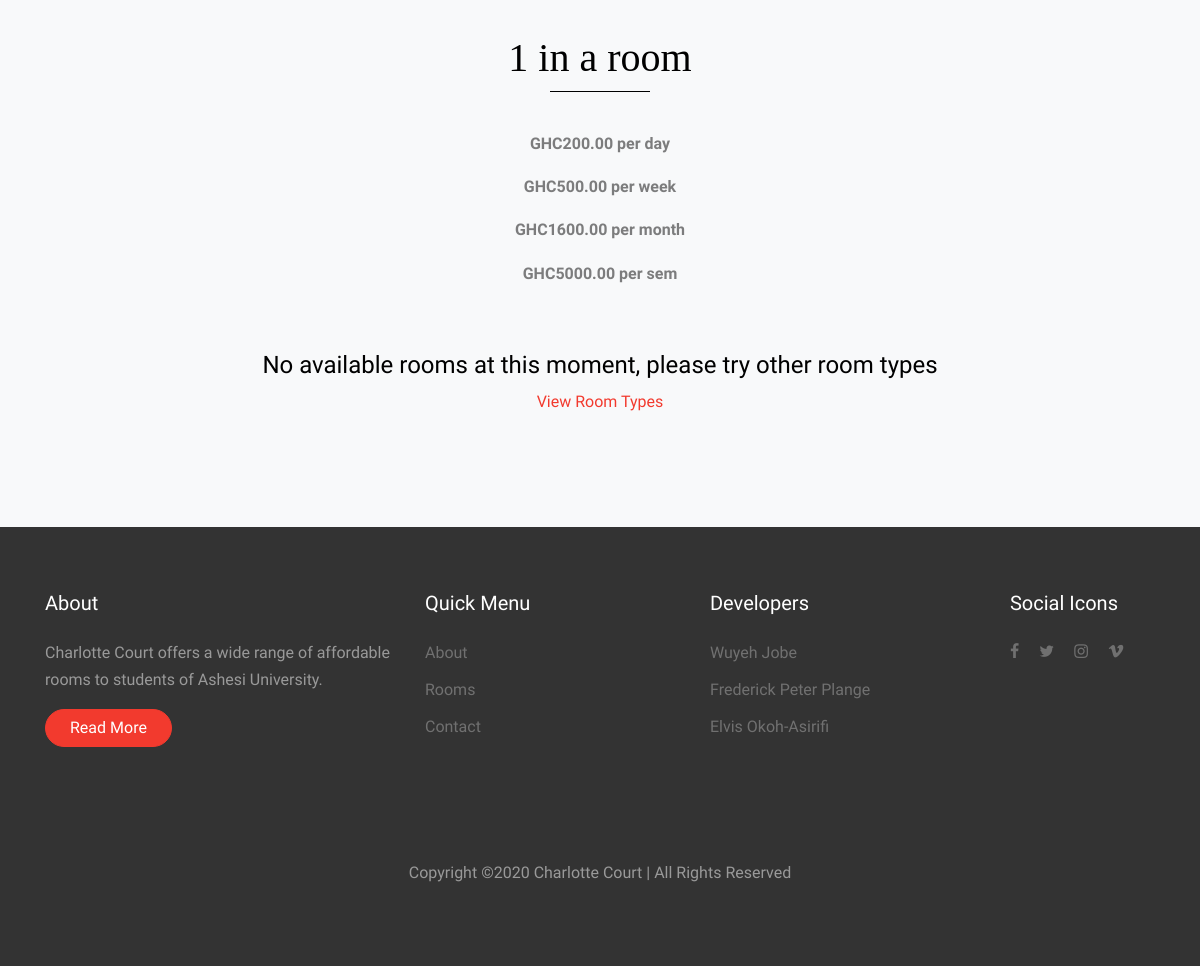
/hostel/rooms/4/ (lower part), run on an earlier commit of the app's database.
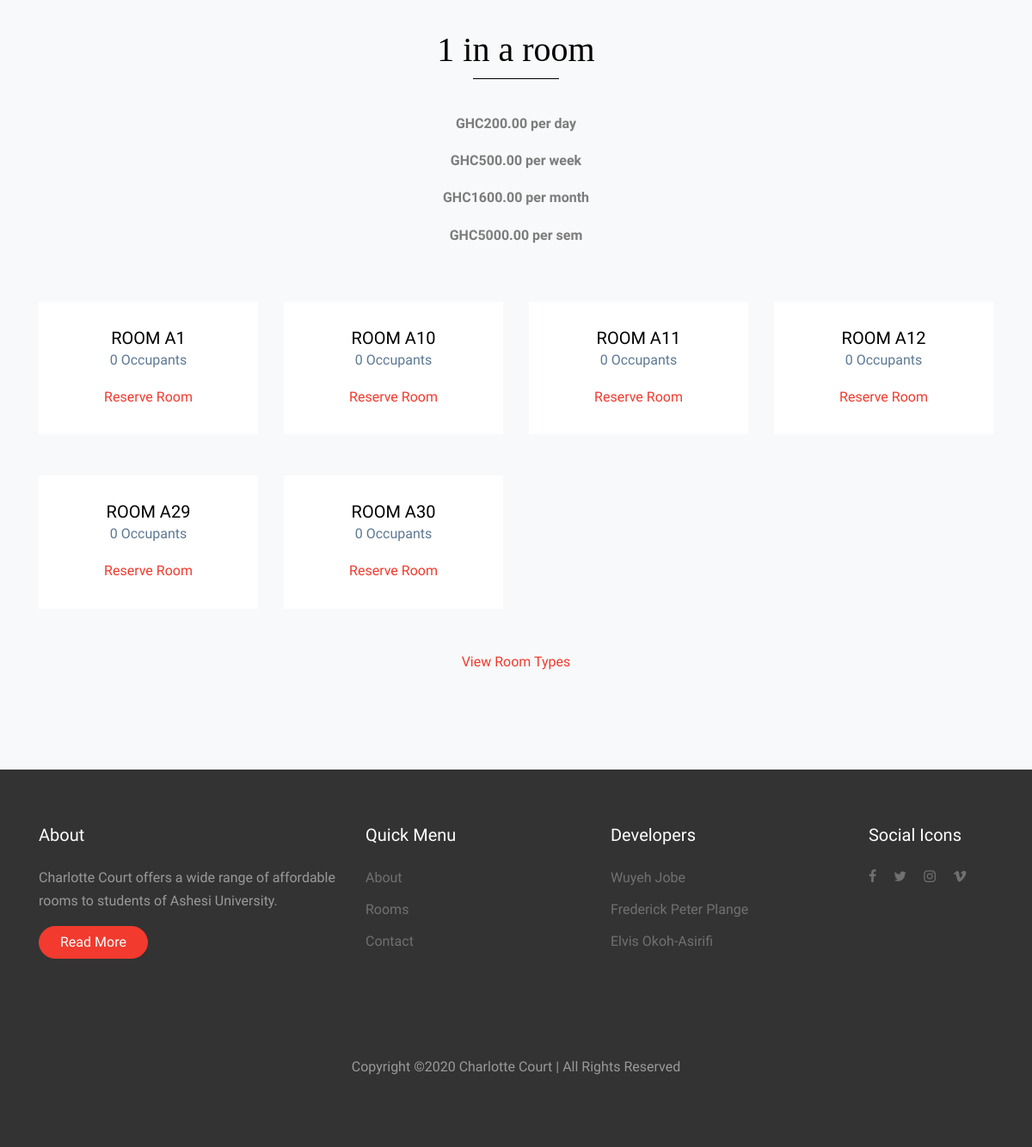
And on a later commit of the database.
### hostel/models.py (models this page shows, shortened)
class Room(models.Model):
    room_type = models.ForeignKey(Room_Type, related_name='rooms', on_delete=models.CASCADE)
    name = models.CharField(max_length=50, help_text='Name must be a maximum of 50 characters', unique=True)
    num_of_people = models.PositiveSmallIntegerField(default=0)
    status = models.CharField(max_length=30, default='Available') #full or available
    class Meta:
        ordering = ["name"]

### hostel/views.py (the view)
# urls.py: path('rooms/<int:room_type>/', views.AvailableRoomsView.as_view(), name="available_rooms"),
class AvailableRoomsView(ListView):
    model = Room
    context_object_name = 'rooms'
    template_name = 'rooms.html'
    paginate_by = 8
    def get_context_data(self, **kwargs):
        context = super(AvailableRoomsView, self).get_context_data(**kwargs)
        context['room_type'] = self.room_type
        return context
    def get_queryset(self):
        self.room_type = get_object_or_404(Room_Type, pk=self.kwargs.get('room_type'))
        queryset = self.room_type.rooms.order_by('num_of_people')
        return queryset.filter(num_of_people__lt=self.room_type.capacity)

### templates/rooms.html (shortened to what this page needs)
{% extends 'master.html' %}
{% block body %}
{% if room_types %}
<div class="site-section bg-light">
    <div class="container">
      <!-- <div class="row">
        <div class="col-md-6 mx-auto text-center mb-5 section-heading">
          <h2 class="mb-5">Our Room Types</h2>
        </div>
      </div> -->
      <div class="row">
        {% for room_type in room_types %}
        <div class="col-md-6 col-lg-3 mb-5">
          <div class="hotel-room text-center">
            <a href="{% url 'available_rooms' room_type.pk%}" class="d-block mb-0 thumbnail"><img src="/{{room_type.image1}}" alt="Image" class="img-fluid"></a>
            <div class="hotel-room-body">
              <h3 class="heading mb-0"><a href="{% url 'available_rooms' room_type.pk%}">{{ room_type.capacity }} in a room</a></h3>
              <p><strong class="price">GHC{{ room_type.price_per_sem }} / per sem</strong></p>
              <p><strong class="price">{{ room_type.count_available_rooms }} room{{room_type.count_available_rooms|pluralize}} available</strong></p>
              <a href="{% url 'available_rooms' room_type.pk%}">View Available Rooms</a>
            </div>
          </div>
        </div>
        {% endfor %}
      </div>
    </div>
  </div>
  {% else %}
<div class="site-section bg-light">
  <div class="container">
    <div class="row">
      <div class="col-md-6 mx-auto text-center mb-5 section-heading">
        <h2 class="mb-5">{{room_type.capacity}} in a room</h2>
        {% if room_type.price_per_day %}
        <p><strong class="price">GHC{{ room_type.price_per_day }} per day</strong></p>
        {% endif %}
        {% if room_type.price_per_week %}
        <p><strong class="price">GHC{{ room_type.price_per_week }} per week</strong></p>
        {% endif %}
        {% if room_type.price_per_month %}
        <p><strong class="price">GHC{{ room_type.price_per_month }} per month</strong></p>
        {% endif %}
        <p><strong class="price">GHC{{ room_type.price_per_sem }} per sem</strong></p>
      </div>
    </div>
    <div class="row">
    {% if rooms %}
      {% for room in rooms %}
      <div class="col-md-6 col-lg-3 mb-5">
        <div class="hotel-room text-center">
          <div class="hotel-room-body">
            <h3 class="heading mb-0"><a href="{% url 'reservation' room_type.pk room.pk %}">Room {{ room.name }}</a></h3>
            <p><strong class="price">{{ room.num_of_people }} Occupant{{room.num_of_people|pluralize}}</strong></p>
            <a href="{% url 'reservation' room_type.pk room.pk %}">Reserve Room</a>
          </div>
        </div>
      </div>
      {% endfor %}
      <div style="width: 100%; text-align: center;">
        <a href="{% url 'rooms' %}">View Room Types</a>
      </div>
    {% else %}
    <div style="width: 100%; text-align: center;">
      <h4>No available rooms at this moment, please try other room types</h4>
      <a href="{% url 'rooms' %}">View Room Types</a>
    </div>
    {% endif %}
    </div>
  </div>
</div>
{% endif %}
{% endblock %}

What changed in the data, as far as the page shows it:
added Room: name "A1", num_of_people "0"
added Room: name "A10", num_of_people "0"
added Room: name "A11", num_of_people "0"
added Room: name "A12", num_of_people "0"
added Room: name "A29", num_of_people "0"
added Room: name "A30", num_of_people "0"
Also different on the page:
text no longer shown: "No available rooms at this moment, please try other room types"
